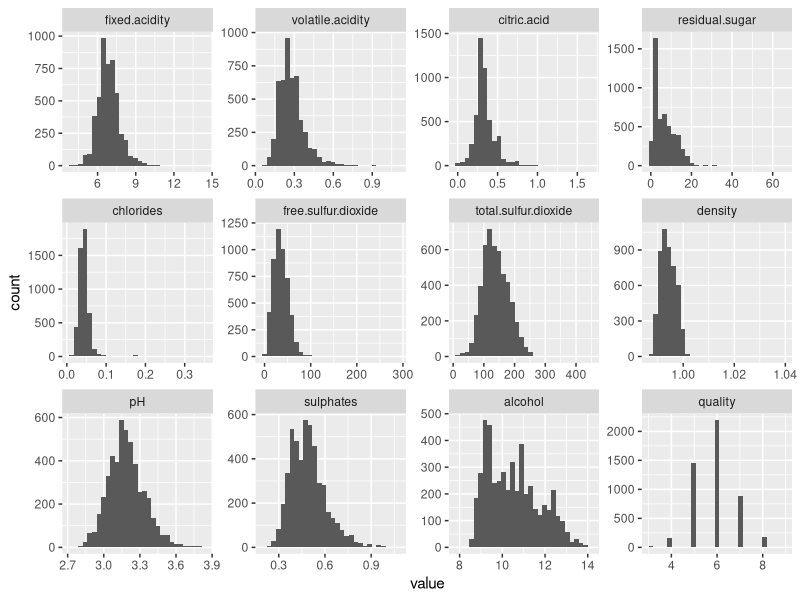
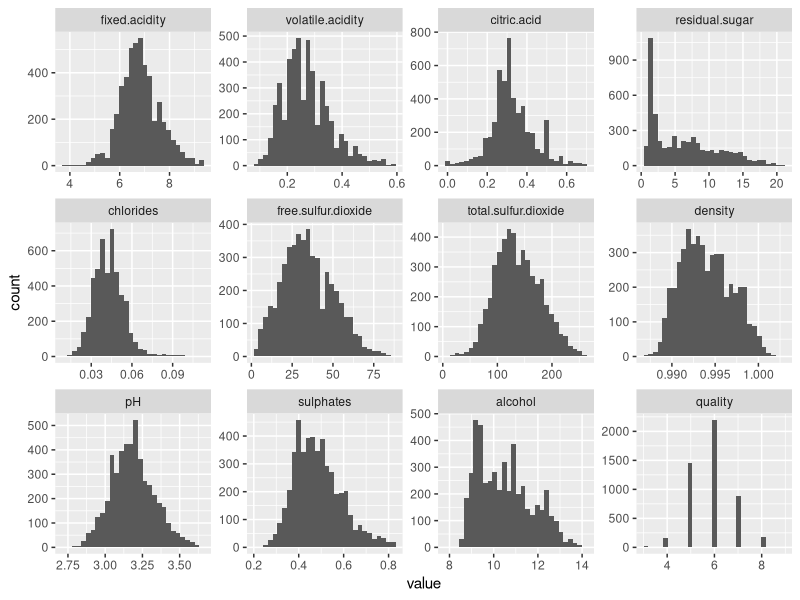
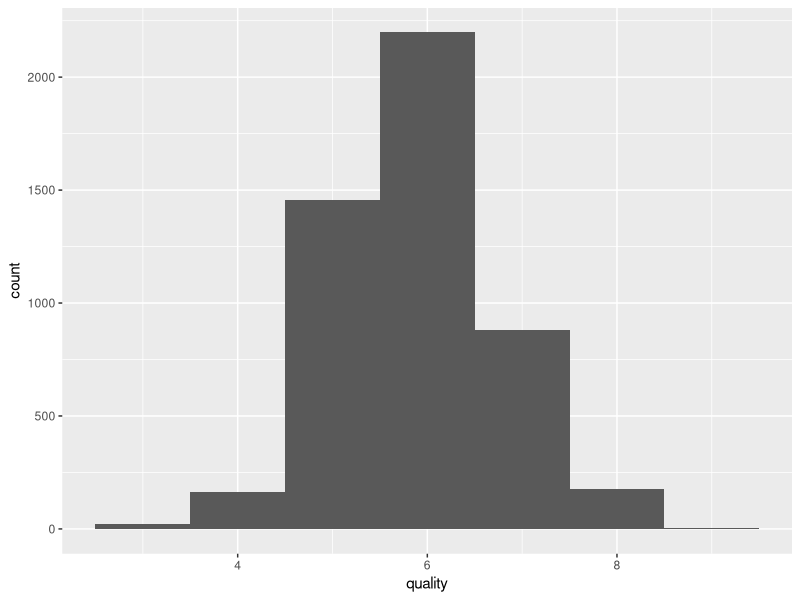
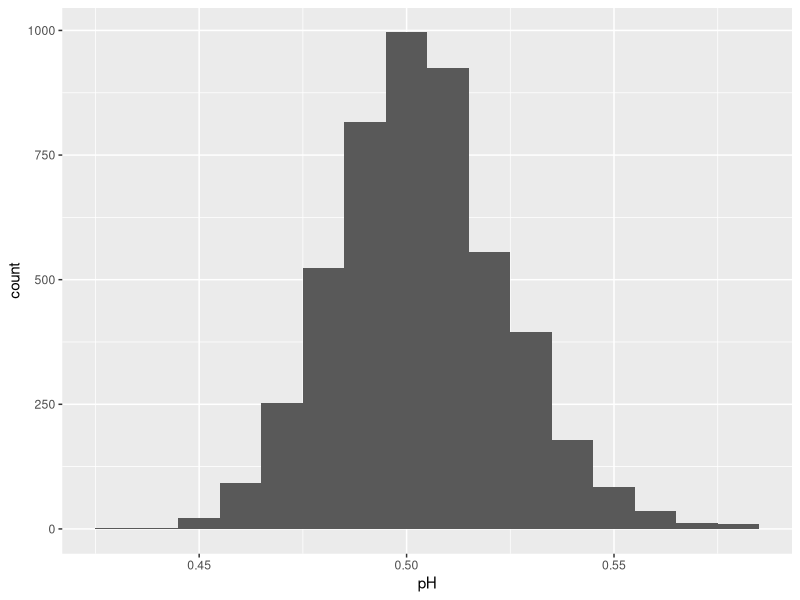
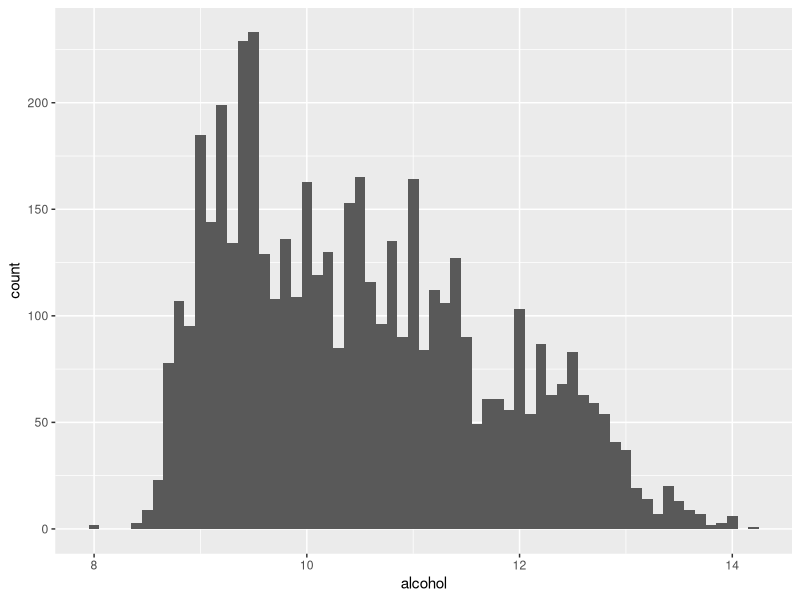
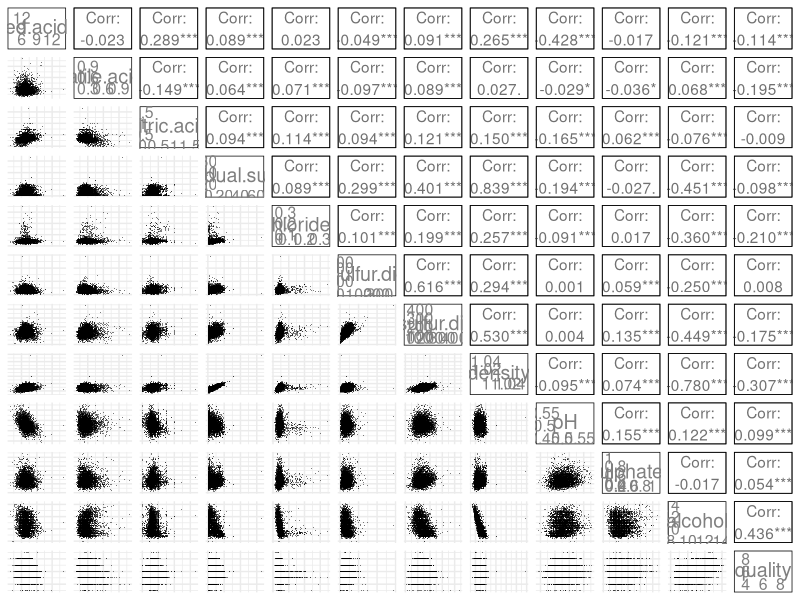
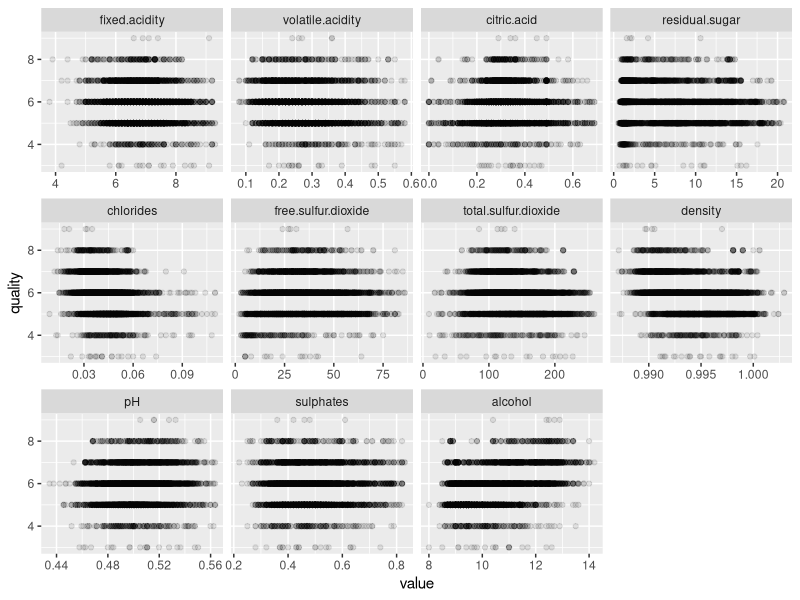
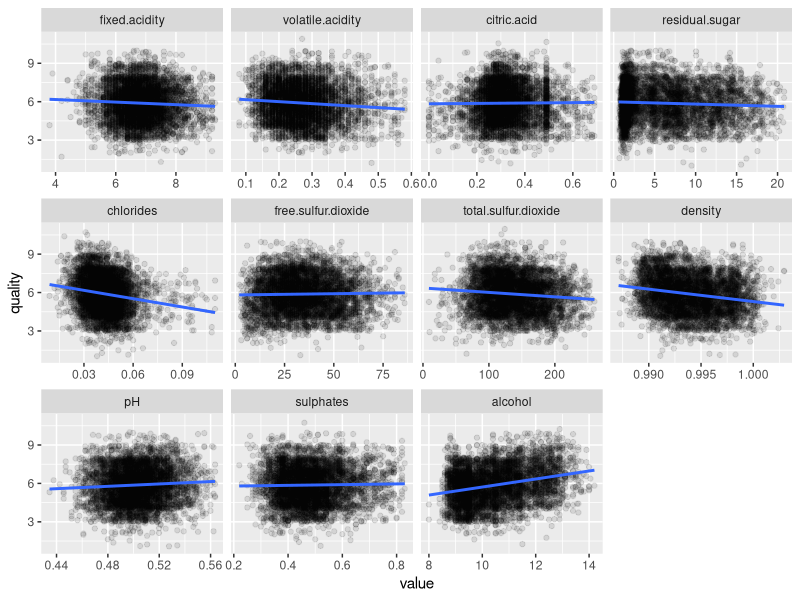

The R script that drew these images, in order: (Note: this script raises an error after producing the figures.)
## ---- chunk 1
library(ggplot2)
library(dplyr)
library(reshape2)
library(GGally)
library(memisc)
## ---- chunk 2
# Load the Data (I removed the first header)
# Rename a some of the variables
wine <- read.csv('wineQualityWhites.csv')
wine <- rename(wine, c(
  fixed.acidity = 'tartaric.acid',
  volatile.acidity = 'acetic.acid',
  chlorides = 'sodium.chloride',
  sulphates = 'potassium.sulfate'
))
## ---- chunk 3
str(wine)
## ---- chunk 4
summary(wine)
## ---- chunk 5
# Melting the wine data frame will allow us to facet over variable
wine_long <- melt(wine)
## ---- chunk 6
ggplot(wine_long, aes(value)) +
  geom_histogram() +
  facet_wrap(~variable, scales = 'free')
## ---- chunk 7
wine_stats <- wine_long %>%
  group_by(variable) %>%
  summarise(mean = mean(value), std.dev = sd(value))

wine_long %>% 
  inner_join(wine_stats, by = 'variable') %>%
  subset(variable == 'quality' | value <= mean + 3*std.dev, select = -c(mean, std.dev)) %>%
  ggplot(data=., aes(value)) +
  geom_histogram() +
  facet_wrap(~variable, scales = 'free')
## ---- chunk 8
ggplot(wine, aes(quality)) + geom_histogram(binwidth = 1)
## ---- chunk 9
wine$pH <- log10(wine$pH)
ggplot(wine, aes(pH)) +
  geom_histogram(binwidth = .01)
## ---- chunk 10
ggplot(wine, aes(alcohol)) +
  geom_histogram(binwidth = .1)
## ---- chunk 11
curr_theme = theme_get()
theme_set(theme_minimal())
ggpairs(wine,
        lower = list(continuous = wrap("points", shape = I('.'), 
                                       alpha = 0.5)),
        upper = list(combo = wrap("box", outlier.shape = I('.'))),
        axisLabels = 'internal')

theme_set(curr_theme)
## ---- chunk 12
# Melt into long format keeping quality as is so we can facet over the other variables.
wine_long_q <- melt(wine, id.vars = 'quality')

# Calc stats so we can remove outliers
wine_stats <- wine_long_q %>%
  group_by(variable) %>%
  summarise(mean = mean(value), std.dev = sd(value))

# Remove the outliers
wine_long_q <- wine_long_q %>% 
  inner_join(wine_stats, by = 'variable') %>%
  subset(value <= mean + 3*std.dev, select = -c(mean, std.dev))

ggplot(wine_long_q, aes(y = quality, x = value)) +
  geom_point(alpha = .1) +
  facet_wrap(~variable, scales = 'free_x')

## ---- chunk 13
ggplot(wine_long_q, aes(y = quality, x = value)) +
  geom_jitter(alpha = .1, height = 2) +
  geom_smooth(method = 'lm') +
  facet_wrap(~variable, scales = 'free_x')
## ---- chunk 14
ggplot(wine_long_q, aes(y = quality, x = value)) +
  geom_jitter(alpha = .1, height = 2) +
  geom_smooth(method = 'lm', formula = y ~ poly(x, 2)) +
  facet_wrap(~variable, scales = 'free_x')
## ---- chunk 15
ggplot(subset(wine, sodium.chloride <= mean(wine$sodium.chloride) + 3*sd(wine$sodium.chloride)), aes(y = quality, x = sodium.chloride, colour = alcohol)) +
  geom_jitter(height = 2) +
  scale_color_gradient(low = 'red', high = 'blue')
## ---- chunk 16
wine$sodium.chloride.bucket <- cut(wine$sodium.chloride, breaks = quantile(wine$sodium.chloride, seq(0, 1, 0.25)), right = TRUE, include.lowest = TRUE)

ggplot(wine, 
       aes(y = quality, x = alcohol)) +
  geom_jitter(alpha = 0.2, height = 2) +
  facet_grid(~sodium.chloride.bucket) +
  theme(aspect.ratio=3/4) +
  geom_smooth(method = 'lm')
## ---- chunk 17
wine$acetic.acid.bucket <- cut(wine$acetic.acid, breaks = quantile(wine$acetic.acid, seq(0, 1, 0.25)), include.lowest = TRUE)

ggplot(wine,
       aes(y = quality, x = alcohol)) +
  geom_jitter(alpha = 0.2, height = 2) +
  facet_grid(~acetic.acid.bucket) +
  theme(aspect.ratio=3/4) +
  geom_smooth(method = 'lm')
## ---- chunk 18
wine$total.sulfur.dioxide.bucket <- cut(wine$total.sulfur.dioxide, breaks = quantile(wine$total.sulfur.dioxide, seq(0, 1, 0.25)), include.lowest = TRUE)

ggplot(wine,
       aes(y = quality, x = alcohol)) +
  geom_jitter(alpha = 0.2, height = 2) +
  facet_grid(~total.sulfur.dioxide.bucket) +
  theme(aspect.ratio=3/4) +
  geom_smooth(method = 'lm')
## ---- chunk 19
ggplot(wine, aes(y = quality, x = alcohol, color = quality)) +
  geom_jitter(height = 2) +
  geom_smooth(method = 'lm', color = 'black', size = .5) +
  facet_grid(acetic.acid.bucket~sodium.chloride.bucket, labeller = label_both) +
  scale_color_gradient(low = 'red', high = 'blue') +
  theme(strip.text = element_text(size = 6))

# scale_color_gradient2(low = 'red', mid = 'white', high = 'blue', midpoint = 6)
## ---- chunk 20
wine$alcohol.bucket <- cut(wine$alcohol, breaks=c(8, 10, 12, 15), include.lowest = TRUE)

ggplot(wine, aes(y = quality, x = alcohol.bucket)) +
  geom_boxplot(outlier.colour = "red", outlier.shape = 1) +
  facet_grid(acetic.acid.bucket~sodium.chloride.bucket, labeller = label_both) +
  theme(strip.text = element_text(size = 8))
## ---- chunk 21
ggplot(wine, aes(y = quality, x = alcohol, color = quality)) +
  geom_jitter(height = 2) +
  geom_smooth(method = 'lm', color = 'black', size = .5) +
  facet_grid(total.sulfur.dioxide.bucket~sodium.chloride.bucket, labeller = label_both) +
  scale_color_gradient(low = 'red', high = 'blue') +
  theme(strip.text = element_text(size = 8))
## ---- chunk 22
wine_clean <- dplyr::select(wine, -ends_with('bucket'))
vars = names(wine_clean)[-12]
for (v in vars) {
  iStats <- subset(wine_stats, variable == v)
  wine_clean <- wine_clean[wine_clean[v] <= iStats$mean + 3*iStats$std.dev, ]
}
## ---- chunk 23
m1 <- lm(quality ~ alcohol, wine_clean)
m2 <- update(m1, ~ . + sodium.chloride)
m3 <- update(m2, ~ . + acetic.acid)
m4 <- update(m3, ~ . + total.sulfur.dioxide)

mtable(m1, m2, m3, m4)
## ---- chunk 24
model = data.frame()
for (m in list(m1, m2, m3, m4)) {
  model <- bind_rows(model, data.frame(formula = deparse(formula(m)), residuals = residuals(m), predicted = predict(m)))
}
  
ggplot(model, aes(x = predicted, y = residuals)) +
  geom_point(color = 'red', shape = 1, size = 3) +
  geom_hline(yintercept = 0) +
  geom_smooth() +
  facet_wrap(~formula)
## ---- chunk 25
 wine$quality <- factor(wine$quality)
m <- polr(quality ~ alcohol + sodium.chloride + acetic.acid + total.sulfur.dioxide, data = wine, Hess=TRUE)
# ctable <- coef(summary(m))
# p_values <- pnorm(abs(ctable[, "t value"]), lower.tail = FALSE) * 2
# ctable <- cbind(ctable, "p value" = p_values)
# ci <- confint(m)

summary(m)
## ---- chunk 26
exp(coef(m))
## ---- chunk 27
clean_labels <- function(label) {
  label <- gsub(".", " ", label, fixed = TRUE)
  label <- gsub("(^|[[:space:]])([[:alpha:]])", "\\1\\U\\2", label, perl=TRUE)
  label
}

labels_pretty <- c(
  tartaric.acid = 'Tartaric Acid (g/L)',
  acetic.acid = 'Acetic Acid (g/L)',
  citric.acid = 'Citric Acid (g/L)',
  residual.sugar = 'Residual Sugar (g/L)',
  sodium.chloride = 'Sodium Chloride (g/L)',
  free.sulfur.dioxide = 'Free Sulfur Dioxide (mg/L)',
  total.sulfur.dioxide = 'Total Sulfur Dioxide (mg/L)',
  density = 'Density (kg/L)',
  pH = 'pH',
  potassium.sulfate = 'Potassium Sulphate (g/L)',
  alcohol = 'Alcohol (%vol)'
)

ggplot(wine_long_q, aes(y = quality, x = value)) +
  geom_jitter(alpha = .1, height = 2) +
  geom_smooth(method = 'lm') +
  facet_wrap(~variable, scales = 'free_x', labeller = labeller(variable = labels_pretty)) +
  ylab('Quality') +
  xlab('')
## ---- chunk 28
# Switch quality back to an integer for this plot
wine$quality <- as.integer(wine$quality)

chloride_labeller <- function(label) {
  return(paste('Sodium Chloride (g/L)', label, sep = '\n'))
}

acidity_labeller <- function(label) {
  return(paste('Acetic Acid (g/L)', label, sep = '\n'))
}

ggplot(wine, aes(y = quality, x = alcohol, color = quality)) +
  geom_jitter(height = 2) +
  geom_smooth(method = 'lm', color = 'black', size = .5) +
  facet_grid(acetic.acid.bucket~sodium.chloride.bucket, labeller = labeller(sodium.chloride.bucket = chloride_labeller, acetic.acid.bucket = acidity_labeller)) +
  scale_color_gradient(low = 'red', high = 'blue', name = 'Quality') +
  ylab('Quality') +
  xlab('Alcohol (%vol)')
## ---- chunk 29
sulfur_labeller <- function(label) {
  return(paste('Total Sulfur Dioxide (mg/L)', label, sep = '\n'))
}

ggplot(wine, aes(y = quality, x = alcohol, color = quality)) +
  geom_jitter(height = 2) +
  geom_smooth(method = 'lm', color = 'black', size = .5) +
  facet_grid(total.sulfur.dioxide.bucket~sodium.chloride.bucket, labeller = labeller(total.sulfur.dioxide.bucket = sulfur_labeller, sodium.chloride.bucket = chloride_labeller)) +
  scale_color_gradient(low = 'red', high = 'blue', name = 'Quality') +
  ylab('Quality') +
  xlab('Alcohol (%vol)')

# ggplot(wine, aes(y = quality, x = alcohol.bucket)) +
#   geom_boxplot(outlier.colour = "red", outlier.shape = 1) +
#   facet_grid(acetic.acid.bucket~sodium.chloride.bucket, labeller = labeller(sodium.chloride.bucket = chloride_labeller, acetic.acid.bucket = acidity_labeller)) +
#   ylab('Quality') +
#   xlab('Alcohol (%vol)')
